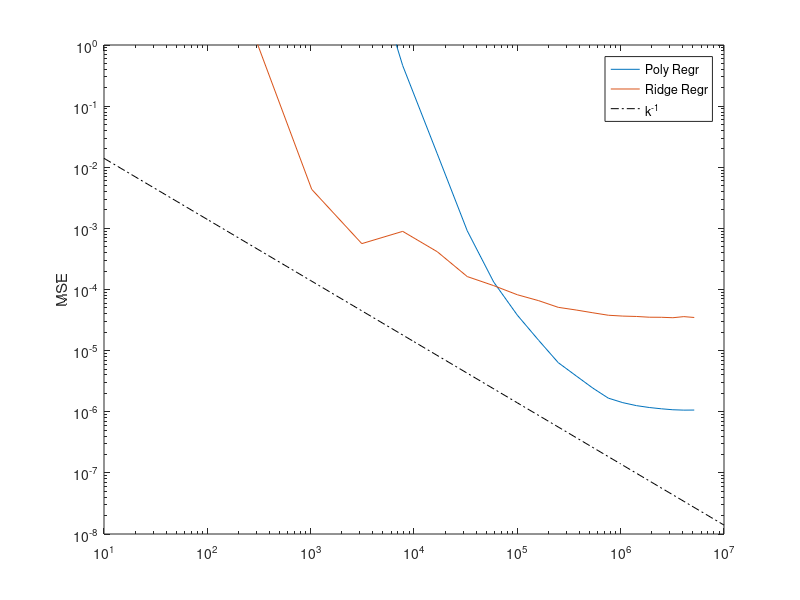
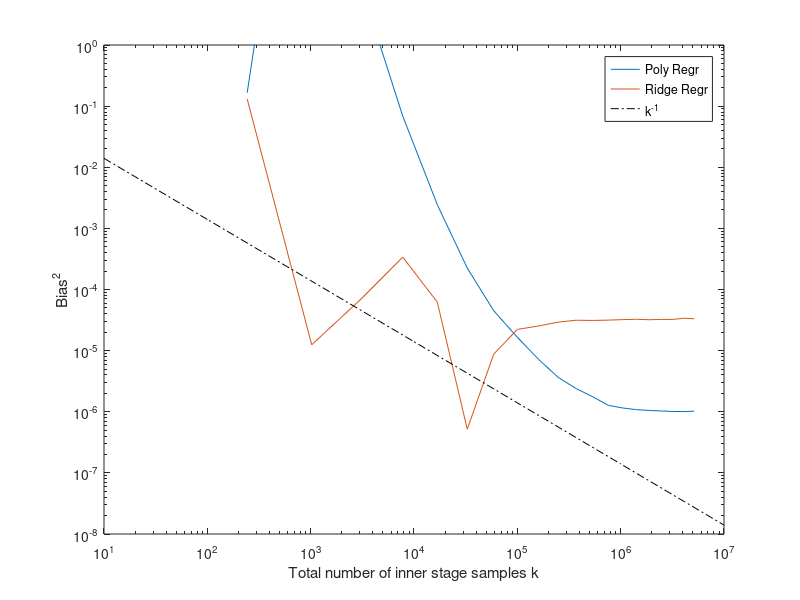
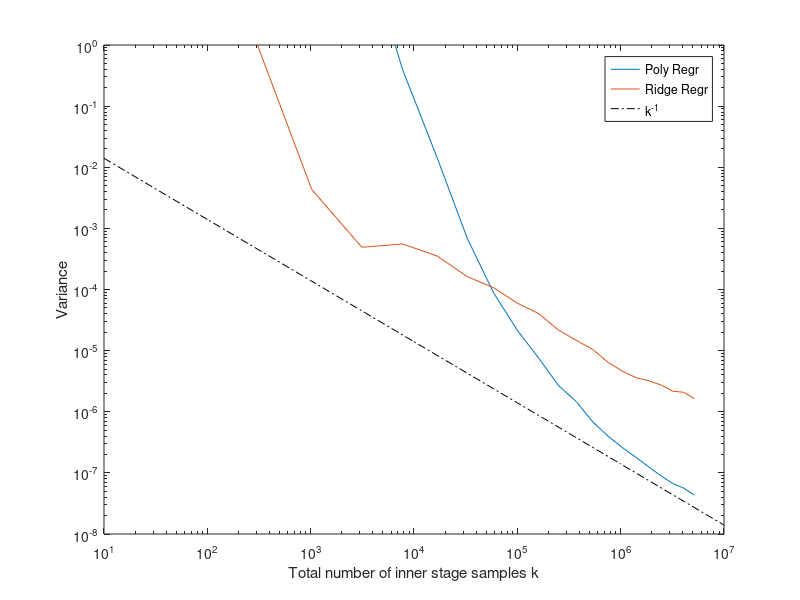
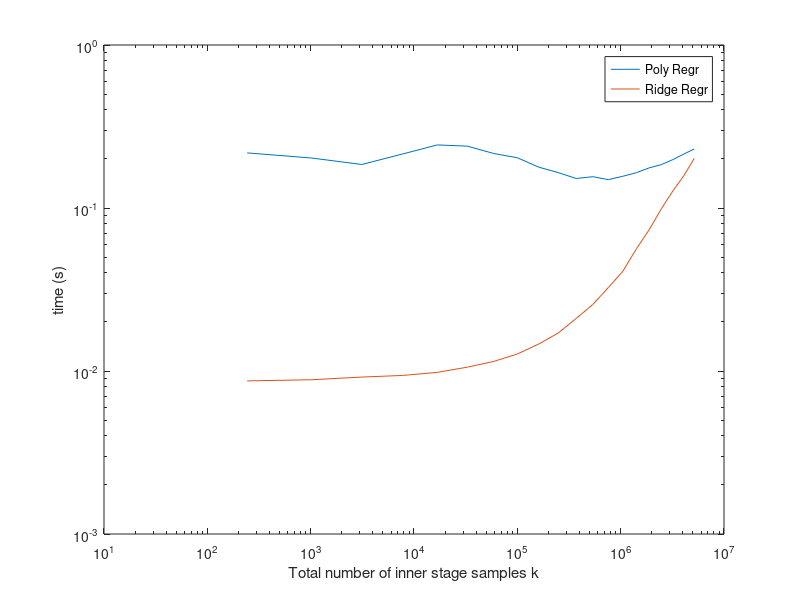

The MATLAB script that drew these images, in order:
clear;clc;

% Poly Regr
load('re_poly2_1.mat')
mse_poly2=mse;
bias2_poly2=bias2;
var_poly2=var;
t_poly2=t_tr+t_pr;
load('re_poly5_1.mat')
mse_poly5=mse;
bias2_poly5=bias2;
var_poly5=var;
t_poly5=t_tr+t_pr;
load('re_poly8_1.mat')
mse_poly8=mse;
bias2_poly8=bias2;
var_poly8=var;
t_poly8=t_tr+t_pr;
load('re_spec_full_1.mat')
mse_spec=mse;
bias2_spec=bias2;
var_spec=var;
t_spec=t_tr+t_pr;

K_plot = logspace(1,7,7);

figure(1),loglog(K,mse_poly2,K,mse_poly5,K,mse_poly8,K,mse_spec,...
K_plot,5.5e-2*K_plot.^(-2/3)/K_plot(1)^(-2/3),'k--',K_plot,...
1.4e-2*K_plot.^(-1)/K_plot(1)^(-1),'k-.')
xlabel('Total number of inner stage samples k')
ylabel('MSE')
axis([10, 1e7, 1e-8, 1])
legend('deg=2','deg=5','deg=8','spec')

figure(2),loglog(K,bias2_poly2,K,bias2_poly5,K,bias2_poly8,K,bias2_spec,...
K_plot,5.5e-2*K_plot.^(-2/3)/K_plot(1)^(-2/3),'k--',K_plot,...
1.4e-2*K_plot.^(-1)/K_plot(1)^(-1),'k-.')
xlabel('Total number of inner stage samples k')
ylabel('Bias^2')
axis([10, 1e7, 1e-8, 1])
legend('deg=2','deg=5','deg=8','spec')

figure(3),loglog(K,var_poly2,K,var_poly5,K,var_poly8,K,var_spec,...
K_plot,5.5e-2*K_plot.^(-2/3)/K_plot(1)^(-2/3),'k--',K_plot,...
1.4e-2*K_plot.^(-1)/K_plot(1)^(-1),'k-.')
xlabel('Total number of inner stage samples k')
ylabel('Variance')
axis([10, 1e7, 1e-8, 1])
legend('deg=2','deg=5','deg=8','spec')

figure(4),loglog(K,t_poly2,K,t_poly5,K,t_poly8,K,t_spec)
xlabel('Total number of inner stage samples k')
ylabel('time (s)')
legend('deg=2','deg=5','deg=8','spec')

%% N_o
load('re_poly8_1.mat')
mse_1=mse;
bias2_1=bias2;
var_1=var;
t_1=t_tr+t_pr;
load('re_poly8_10.mat')
mse_10=mse;
bias2_10=bias2;
var_10=var;
t_10=t_tr+t_pr;
load('re_poly8_100.mat')
mse_100=mse;
bias2_100=bias2;
var_100=var;
t_100=t_tr+t_pr;

K_plot = logspace(1,7,7);

figure(1),loglog(K,mse_1,K,mse_10,K,mse_100,...
K_plot,1.4e-2*K_plot.^(-1)/K_plot(1)^(-1),'k-.')
xlabel('Total number of inner stage samples k')
ylabel('MSE')
axis([10, 1e7, 1e-8, 1])
legend('N_i=1','N_i=10','N_i=100','k^{-1}')

figure(2),loglog(K,bias2_1,K,bias2_10,K,bias2_100,...
K_plot,1.4e-2*K_plot.^(-1)/K_plot(1)^(-1),'k-.')
xlabel('Total number of inner stage samples k')
ylabel('Bias^2')
axis([10, 1e7, 1e-8, 1])
legend('N_i=1','N_i=10','N_i=100','k^{-1}')

figure(3),loglog(K,var_1,K,var_10,K,var_100,...
K_plot,1.4e-2*K_plot.^(-1)/K_plot(1)^(-1),'k-.')
xlabel('Total number of inner stage samples k')
ylabel('Variance')
axis([10, 1e7, 1e-8, 1])
legend('N_i=1','N_i=10','N_i=100','k^{-1}')

figure(4),loglog(K,t_1,K,t_10,K,t_100)
xlabel('Total number of inner stage samples k')
ylabel('time (s)')
legend('N_i=1','N_i=10','N_i=100')

%% Ridge Regr
clear; clc
load('re_poly8_100.mat')
mse_poly=mse;
bias2_poly=bias2;
var_poly=var;
t_poly=t_tr+t_pr;
load('re_ridge8_100.mat')
mse_ridge=mse;
bias2_ridge=bias2;
var_ridge=var;
t_ridge=t_tr+t_pr;

K_plot = logspace(1,7,7);

figure(1),loglog(K(1:end),mse_poly(1:end),K(1:end),mse_ridge(1:end),...
K_plot,1.4e-2*K_plot.^(-1)/K_plot(1)^(-1),'k-.')
ylabel('MSE')
axis([10, 1e7, 1e-8, 1])
legend('Poly Regr','Ridge Regr','k^{-1}')

figure(2),loglog(K(1:end),bias2_poly(1:end),K(1:end),bias2_ridge(1:end),...
K_plot,1.4e-2*K_plot.^(-1)/K_plot(1)^(-1),'k-.')
xlabel('Total number of inner stage samples k')
ylabel('Bias^2')
axis([10, 1e7, 1e-8, 1])
legend('Poly Regr','Ridge Regr','k^{-1}')

figure(3),loglog(K(1:end),var_poly(1:end),K(1:end),var_ridge(1:end),...
K_plot,1.4e-2*K_plot.^(-1)/K_plot(1)^(-1),'k-.')
xlabel('Total number of inner stage samples k')
ylabel('Variance')
axis([10, 1e7, 1e-8, 1])
legend('Poly Regr','Ridge Regr','k^{-1}')

figure(4),loglog(K,t_poly,K,t_ridge)
xlabel('Total number of inner stage samples k')
ylabel('time (s)')
legend('Poly Regr','Ridge Regr')